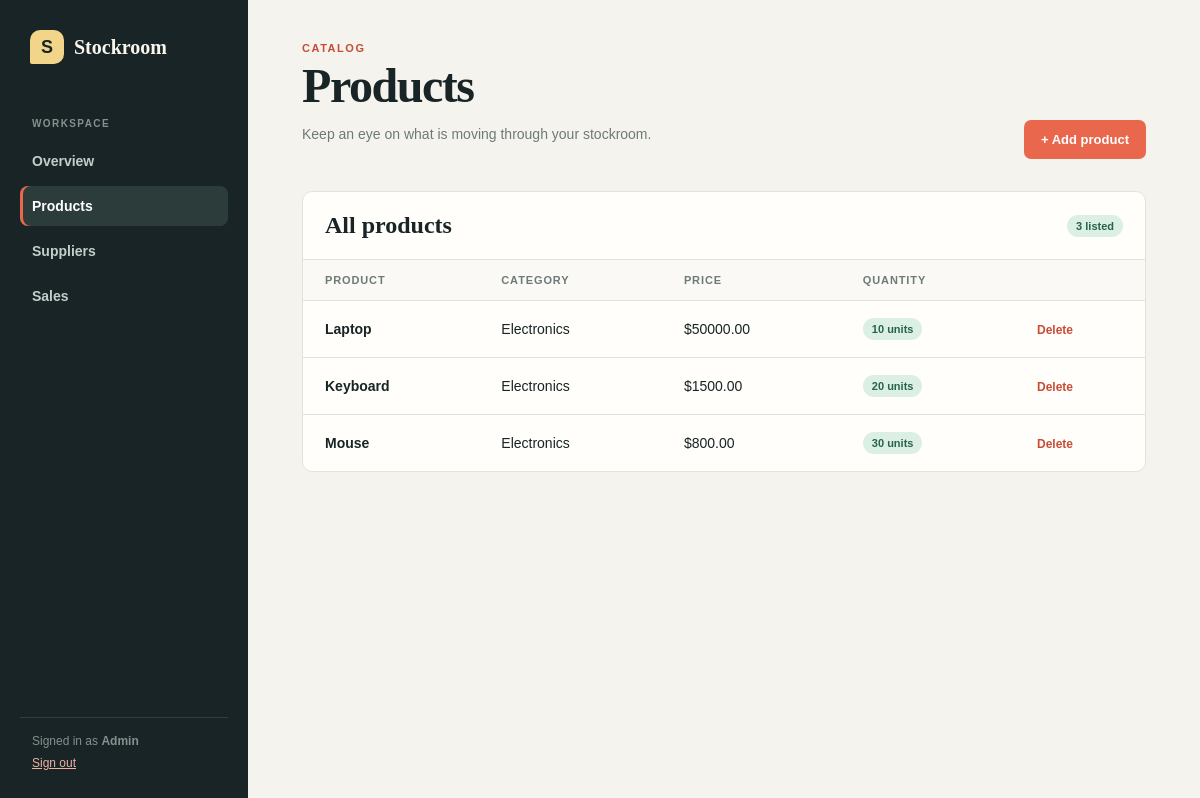
Screenshot of /products (signed in) with the database file from the repository.
### tables this page shows
CREATE TABLE products (
            id INTEGER PRIMARY KEY AUTOINCREMENT,
            name TEXT NOT NULL,
            category TEXT,
            price REAL NOT NULL,
            quantity INTEGER NOT NULL
        , image TEXT);

### app.py (the view)
@app.route("/products")
@login_required
def products():
    conn = get_db_connection()
    products = conn.execute(
        "SELECT * FROM products"
    ).fetchall()
    conn.close()
    return render_template("products.html", products=products)

### app.py (called while the page is built)
def get_db_connection():
    conn = sqlite3.connect(DATABASE)
    conn.row_factory = sqlite3.Row
    conn.execute("PRAGMA foreign_keys = ON")
    return conn

def login_required(view):
    @wraps(view)
    def wrapped_view(*args, **kwargs):
        if "user_id" not in session:
            if request.path.startswith("/api/"):
                return jsonify(error="Authentication required"), 401
            return redirect(url_for("login"))
        return view(*args, **kwargs)
    return wrapped_view

### templates/products.html (shortened to what this page needs)
{% extends "base.html" %}
{% block content %}<div class="page-heading"><div><p class="eyebrow">Catalog</p><h1>Products</h1><p class="muted">Keep an eye on what is moving through your stockroom.</p></div><a class="button" href="{{ url_for('add_product') }}">+ Add product</a></div><section class="panel"><div class="panel-heading"><h2>All products</h2><span class="tag">{{ products|length }} listed</span></div><div class="table-wrap"><table><thead><tr><th>Product</th><th>Category</th><th>Price</th><th>Quantity</th><th></th></tr></thead><tbody>{% for product in products %}<tr><td><strong>{{ product['name'] }}</strong></td><td>{{ product['category'] or 'Uncategorised' }}</td><td>${{ '%.2f'|format(product['price']) }}</td><td><span class="tag">{{ product['quantity'] }} units</span></td><td><a class="danger-link" href="{{ url_for('delete_product', id=product['id']) }}" onclick="return confirm('Delete this product?')">Delete</a></td></tr>{% else %}<tr><td class="empty" colspan="5">No products yet. Add your first item to start tracking stock.</td></tr>{% endfor %}</tbody></table></div></section>{% endblock %}

### static/style.css (style rules this page uses)
:root { --ink: #182426; --muted: #6d7a78; --paper: #f5f3ee; --panel: #fffefa; --line: #e4e2da; --coral: #e9684d; --coral-dark: #c84c35; --mint: #dcefe5; --gold: #f3d58a; }
* { box-sizing: border-box; }
body { margin: 0; color: var(--ink); background: var(--paper); font-family: Georgia, 'Times New Roman', serif; }
a { color: inherit; }
.eyebrow { margin: 0 0 8px; color: var(--coral-dark); font: 700 11px Arial, sans-serif; letter-spacing: .14em; text-transform: uppercase; }
.page-heading { display: flex; justify-content: space-between; align-items: end; gap: 20px; margin-bottom: 32px; }
h1 { margin: 0; font-size: clamp(32px, 4vw, 48px); line-height: 1; letter-spacing: -.03em; }
h2 { margin: 0; font-size: 24px; }
.muted { color: var(--muted); font: 14px/1.5 Arial, sans-serif; }
.button { display: inline-flex; align-items: center; gap: 8px; padding: 12px 17px; border: 0; border-radius: 7px; color: #fff; background: var(--coral); font: 700 13px Arial, sans-serif; text-decoration: none; cursor: pointer; }
.panel { border: 1px solid var(--line); border-radius: 10px; background: var(--panel); overflow: hidden; }
.panel-heading { display: flex; justify-content: space-between; align-items: center; padding: 20px 22px; border-bottom: 1px solid var(--line); }
.table-wrap { overflow-x: auto; }
table { width: 100%; border-collapse: collapse; font: 14px Arial, sans-serif; }
th { padding: 14px 22px; color: var(--muted); background: #faf9f5; font-size: 11px; letter-spacing: .08em; text-align: left; text-transform: uppercase; }
td { padding: 17px 22px; border-top: 1px solid var(--line); }
.tag { display: inline-block; padding: 5px 9px; border-radius: 99px; background: var(--mint); color: #27634b; font: 700 11px Arial, sans-serif; }
.danger-link { color: var(--coral-dark); font: 700 12px Arial, sans-serif; text-decoration: none; }

### rows the page displays
products: name "Laptop", category "Electronics", price "50000.00", quantity "10"
products: name "Keyboard", category "Electronics", price "1500.00", quantity "20"
products: name "Mouse", category "Electronics", price "800.00", quantity "30"

### other values shown
{{ session.get('username', 'user') }} "Admin"
{{ products|length }} "3"
